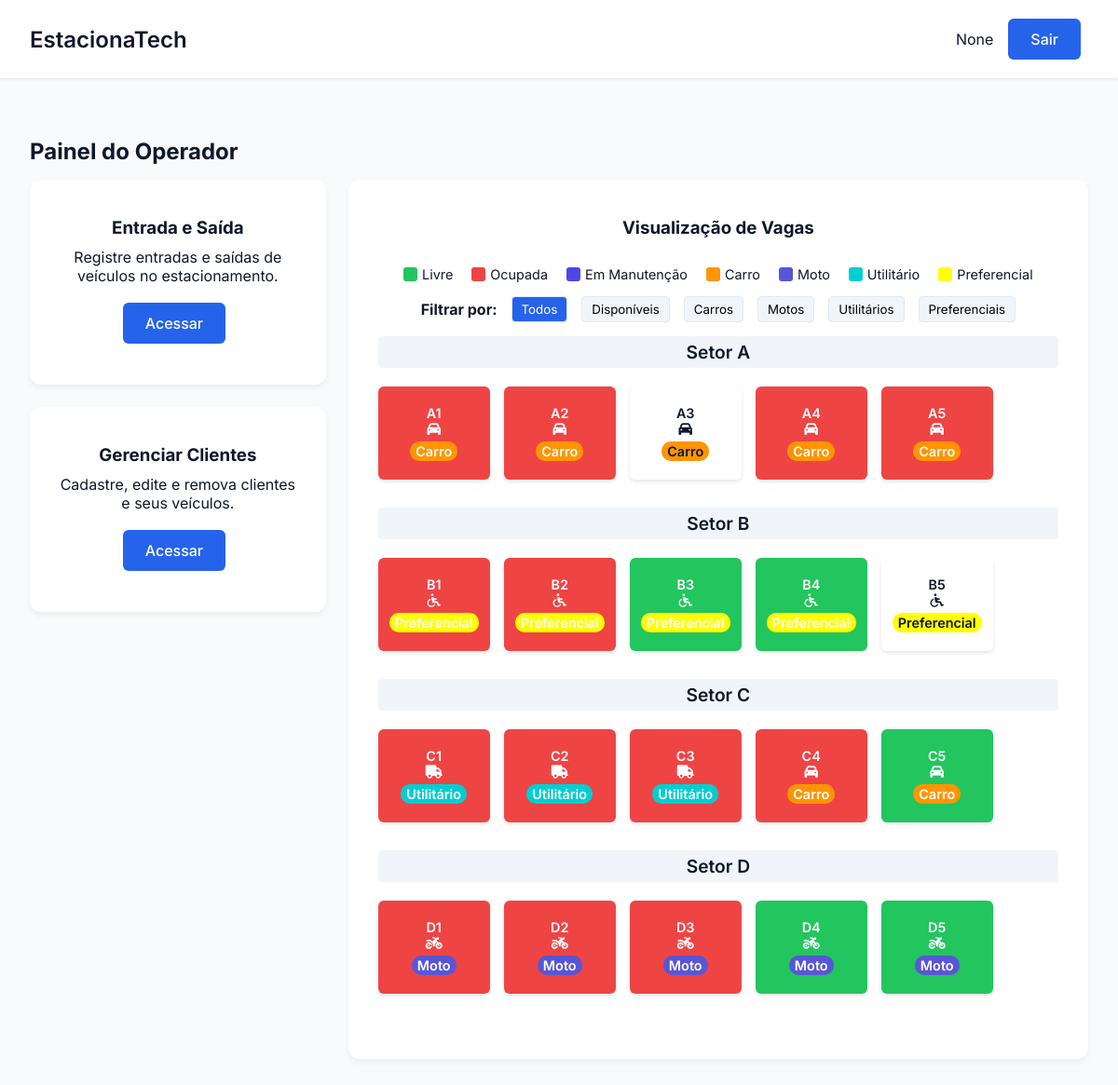
Screenshot of /operador/painel_operador with the database file from the repository.
### tables this page shows
CREATE TABLE Setor (
        id_setor TEXT PRIMARY KEY,
        n_vagas INTEGER NOT NULL
    );

CREATE TABLE "Vaga" (
        id_vaga TEXT PRIMARY KEY,
        setor TEXT NOT NULL,
        tipo TEXT NOT NULL CHECK (tipo IN ('carro', 'moto', 'utilitário', 'preferencial')),
        status TEXT NOT NULL CHECK (status IN ('livre', 'ocupada', 'reservada', 'manutenção')),
        FOREIGN KEY (setor) REFERENCES Setor(id_setor)
    );

### EstacionaTech/routes/operador_routes.py (the view)
@operador_bp.route('/painel_operador')
def painel_operador():
    vagas = VagaController.listar_vagas()
    setores = SetorController.listar_setores()
    return render_template('painel_operador.html', vagas=vagas, setores=setores, nome=session.get('nome'))

### EstacionaTech/controllers/setor_controller.py (called while the page is built)
    @staticmethod
    def listar_setores():
        setores = Setor.listar_todos()
        return setores

### EstacionaTech/controllers/vaga_controller.py (called while the page is built)
    @staticmethod
    def listar_vagas():
        vagas= Vaga.listar_todas()
        return vagas

### EstacionaTech/database/database.py (called while the page is built)
def conectar():
    diretorio_db = "EstacionaTech/database"
    if not os.path.exists(diretorio_db):
        os.makedirs(diretorio_db)  # Criar diretório caso não exista
    return sqlite3.connect(f"{diretorio_db}/estacionatech.db")

### EstacionaTech/models/setor.py (called while the page is built)
    def listar_todos():
        conn = conectar()
        cursor = conn.cursor()
        cursor.execute("SELECT * FROM Setor ORDER BY id_setor ASC")
        setores = cursor.fetchall()
        conn.close()
        return setores

### EstacionaTech/models/vaga.py (called while the page is built)
    def listar_todas():
        conn = conectar()
        cursor = conn.cursor()
        cursor.execute("SELECT * FROM vaga ORDER BY id_vaga ASC")
        vagas = cursor.fetchall()
        conn.close()
        return vagas

### app.py (called while the page is built)
@app.before_request
def make_session_permanent():
    session.permanent = True

### EstacionaTech/templates/painel_operador.html (shortened to what this page needs)
<!DOCTYPE html>
<html lang="pt-BR">
<head>
    <link rel="stylesheet" href="{{ url_for('static', filename='css/estilo.css') }}">
    <link rel="stylesheet" href="{{ url_for('static', filename='css/visualizar_vagas.css') }}">
    <link rel="stylesheet" href="https://cdnjs.cloudflare.com/ajax/libs/font-awesome/6.5.0/css/all.min.css" />
</head>
<body>
    <div class="dashboard painel-operador">
       <header class="dashboard-header">
           <nav class="dashboard-nav container">
               <h1 class="dashboard-title">EstacionaTech</h1>
               <div class="dashboard-user">
                   <span>{{ nome }}</span>
                   <a href="{{ url_for('auth.logout') }}" class="btn btn-primary">Sair</a>
               </div>
           </nav>
       </header>
       <main class="dashboard-content container operador-layout">
           <h2>Painel do Operador</h2>
           <div class="painel-wrapper">
               <div class="painel-esquerdo">
                   <div class="dashboard-card">
                       <h3>Entrada e Saída</h3>
                       <p>Registre entradas e saídas de veículos no estacionamento.</p>
                       <a href="{{ url_for('locacao.operacoes') }}" class="btn btn-primary">Acessar</a>
                   </div>
                   <div class="dashboard-card">
                       <h3>Gerenciar Clientes</h3>
                       <p>Cadastre, edite e remova clientes e seus veículos.</p>
                       <a href="{{ url_for('cliente.gerenciar_clientes') }}" class="btn btn-primary">Acessar</a>
                   </div>
               </div>
               <div class="painel-direito">
                   <div class="dashboard-card visualizacao-vagas-card">
                       <h3>Visualização de Vagas</h3>
                       <div class="legenda">
                           <div class="legenda-item"><div class="legenda-cor" style="background-color: var(--success);"></div><span>Livre</span></div>
                           <div class="legenda-item"><div class="legenda-cor" style="background-color: var(--danger);"></div><span>Ocupada</span></div>
                           <div class="legenda-item"><div class="legenda-cor" style="background-color: var(--secondary);"></div><span>Em Manutenção</span></div>
                           <div class="legenda-item"><div class="legenda-cor" style="background-color: #ff9500;"></div><span>Carro</span></div>
                           <div class="legenda-item"><div class="legenda-cor" style="background-color: #5856d6;"></div><span>Moto</span></div>
                           <div class="legenda-item"><div class="legenda-cor" style="background-color: #00CED1;"></div><span>Utilitário</span></div>
                           <div class="legenda-item"><div class="legenda-cor" style="background-color: #FFFF00;"></div><span>Preferencial</span></div>
                       </div>
                       <div class="filtros">
                           <span><strong>Filtrar por:</strong></span>
                           <button class="filtro-btn active" data-filtro="todos">Todos</button>
                           <button class="filtro-btn" data-filtro="livre">Disponíveis</button>
                           <button class="filtro-btn" data-filtro="carro">Carros</button>
                           <button class="filtro-btn" data-filtro="moto">Motos</button>
                           <button class="filtro-btn" data-filtro="utilitário">Utilitários</button>
                           <button class="filtro-btn" data-filtro="preferencial">Preferenciais</button>
                       </div>
                       {% for setor in setores %}
                       <div class="setor">
                           <h4 class="setor-titulo">Setor {{ setor[0] }}</h4>
                           <div class="mapa-estacionamento">
                               {% for vaga in vagas %}
                                   {% if vaga[1] == setor[0] %}
                                       <div class="vaga vaga-{{ vaga[3] }} tipo-{{ vaga[4]|default('padrao') }}" data-status="{{ vaga[3] }}" data-tipo="{{ vaga[2]|default('padrao') }}">
                                           <div class="status-indicator"></div>
                                           <span class="vaga-id">{{ vaga[0] }}</span>
                                           <div class="vaga-icone">
                                               {% if vaga[2] == 'carro' %}
                                                  <i class="fa-solid fa-car"></i>
                                               {% elif vaga[2] == 'moto' %}
                                                  <i class="fa-solid fa-motorcycle"></i>
                                               {% elif vaga[2] == 'utilitário' %}
                                                  <i class="fa-solid fa-truck"></i>
                                               {% elif vaga[2] == 'preferencial' %}
                                                  <i class="fa-solid fa-wheelchair"></i>
                                               {% else %}
                                                  <i class="fa-solid fa-square-parking"></i>
                                               {% endif %}
                                            </div>
                                           <div class="vaga-tipo" style="background-color:
                                               {% if vaga[2] == 'carro' %}#ff9500
                                               {% elif vaga[2] == 'moto' %}#5856d6
                                               {% elif vaga[2] == 'preferencial' %}#FFFF00
                                               {% else %}#00CED1{% endif %};">
                                               {{ vaga[2]|default('Padrão')|capitalize }}
                                           </div>
                                       </div>
                                   {% endif %}
                               {% endfor %}
                           </div>
                       </div>
                       {% endfor %}
                   </div>
                </div>
            </div>
        </main>
    </div>
</body>
</html>

### EstacionaTech/static/css/estilo.css (style rules this page uses)
* { margin: 0; padding: 0; box-sizing: border-box; font-family: 'Inter', sans-serif; }
:root { --primary: #2563eb; --primary-dark: #1d4ed8; --secondary: #64748b; --danger: #ef4444; --success: #22c55e; --background: #f8fafc; --surface: #ffffff; --text: #0f172a; --text-light: #64748b; --primary-light: #93c5fd; --secondary: #4f46e5; --accent: #10b981; --card-bg: #ffffff; }
body { background-color: var(--background); color: var(--text); min-height: 100vh; }
.container { max-width: 1200px; margin: 0 auto; padding: 0 1rem; }
.btn { display: inline-flex; align-items: center; justify-content: center; padding: 0.75rem 1.5rem; margin-right: 0.5rem; margin-top: 0.25rem; margin-bottom: 0.25rem; background-color: var(--primary); color: white;; font-size: 1rem; font-weight: 500; border-radius: 6px; cursor: pointer; transition: all 0.2s; border: none; text-decoration: none; }
.btn-primary { background-color: var(--primary); color: white; }
.dashboard { min-height: 100vh; display: grid; grid-template-rows: auto 1fr; }
.dashboard-header { background: var(--surface); padding: 1rem; box-shadow: 0 1px 3px 0 rgb(0 0 0 / 0.1); margin-bottom: 2rem;; }
.dashboard-nav { display: flex; justify-content: space-between; align-items: center; }
.dashboard-title { font-size: 1.5rem; font-weight: 600; }
.dashboard-user { display: flex; align-items: center; gap: 1rem; }
.dashboard-content { padding: 2rem; }
.dashboard-content h2 { margin-bottom: 1rem; }
.dashboard-card { background-color: var(--card-bg); padding: 2.5rem 2rem; border-radius: 12px; box-shadow: 0 4px 6px rgba(0, 0, 0, 0.05); display: flex; flex-direction: column; align-items: center; text-align: center; transition: all 0.3s ease; border: none; height: 100%; justify-content: space-between; }
.dashboard-card h3 { margin-bottom: 10px; }
.dashboard-card p { margin-bottom: 15px; }

### EstacionaTech/static/css/visualizar_vagas.css (style rules this page uses)
.mapa-estacionamento { display: flex; flex-wrap: wrap; gap: 15px; margin-top: 20px; }
.setor { margin-bottom: 30px; width: 100%; }
.setor-titulo { font-size: 1.2rem; font-weight: 600; margin-bottom: 10px; padding: 5px; background-color: #f1f5f9; border-radius: 4px; }
.vaga { display: flex; flex-direction: column; align-items: center; justify-content: center; width: 120px; height: 100px; border-radius: 6px; font-weight: 600; font-size: 0.9rem; position: relative; padding: 10px; box-shadow: 0 2px 4px rgba(0,0,0,0.1); }
.vaga-livre { background-color: var(--success); color: white; }
.vaga-ocupada { background-color: var(--danger); color: white; }
.vaga-tipo { background-color: rgba(0, 0, 0, 0.2); padding: 2px 6px; border-radius: 10px; margin-top: 5px; }
.legenda { display: flex; gap: 20px; margin-top: 20px; font-size: 0.9rem; flex-wrap: wrap; }
.legenda-item { display: flex; align-items: center; gap: 5px; }
.legenda-cor { width: 15px; height: 15px; border-radius: 3px; }
.status-indicator { position: absolute; top: 5px; right: 5px; width: 10px; height: 10px; border-radius: 50%; }
.filtros { margin: 15px 0; display: flex; gap: 15px; align-items: center; }
.filtro-btn { padding: 5px 10px; border-radius: 4px; background-color: #f1f5f9; border: 1px solid #e2e8f0; cursor: pointer; }
.filtro-btn.active { background-color: var(--primary); color: white; }
.painel-wrapper { display: flex; gap: 24px; align-items: flex-start; }
.painel-esquerdo { flex: 1; display: flex; flex-direction: column; gap: 24px; }
.painel-direito { flex: 2.5; }

### rows the page displays
Setor: id_setor "A"
Vaga: id_vaga "A1", tipo "Carro"
Vaga: id_vaga "A2", tipo "Carro"
Vaga: id_vaga "A3", tipo "Carro"
Vaga: id_vaga "A4", tipo "Carro"
Vaga: id_vaga "A5", tipo "Carro"
Setor: id_setor "B"
Vaga: id_vaga "B1", tipo "Preferencial"
Vaga: id_vaga "B2", tipo "Preferencial"
Vaga: id_vaga "B3", tipo "Preferencial"
Vaga: id_vaga "B4", tipo "Preferencial"
Vaga: id_vaga "B5", tipo "Preferencial"
Setor: id_setor "C"
Vaga: id_vaga "C1", tipo "Utilitário"
Vaga: id_vaga "C2", tipo "Utilitário"
Vaga: id_vaga "C3", tipo "Utilitário"
Vaga: id_vaga "C4", tipo "Carro"
Vaga: id_vaga "C5", tipo "Carro"
Setor: id_setor "D"
Vaga: id_vaga "D1", tipo "Moto"
Vaga: id_vaga "D2", tipo "Moto"
Vaga: id_vaga "D3", tipo "Moto"
Vaga: id_vaga "D4", tipo "Moto"
Vaga: id_vaga "D5", tipo "Moto"

### other values shown
{{ nome }} "None"
